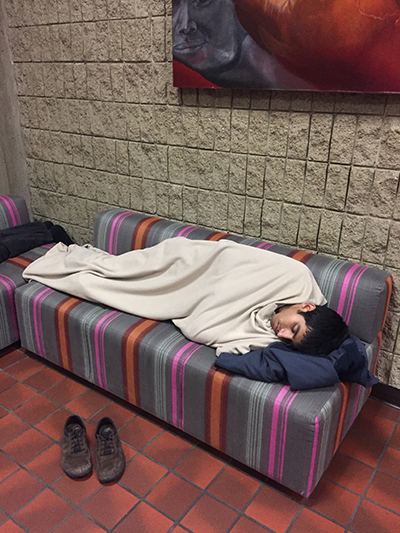
#> input picture content-images/1-content.jpg, 400 x 533 px
$ python -i water.py   (imports and definitions only)   (older library calls are emulated)
#> lines starting #> are read from the running program, lines starting #| are printed output that depends on the picture
#> further down, picture is the input picture: shape (533, 400, 3); mean B, G, R 89.8, 94.6, 118.9
import cv2
import numpy as np


def get_countoures(img):
    x = cv2.Sobel(img, cv2.CV_16S, 1, 0)
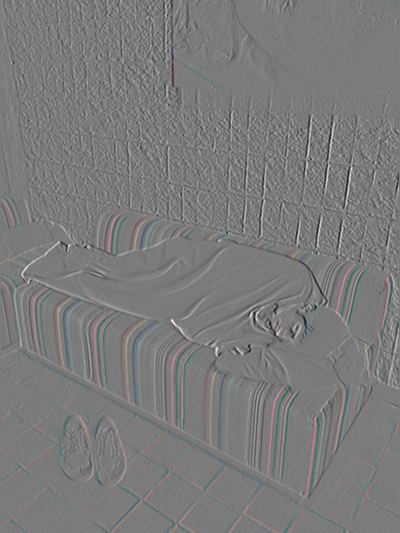
#> x: shape (533, 400, 3) int16; mean B, G, R 0, 0.2, 0.3; drawn with min black and max white
    y = cv2.Sobel(img, cv2.CV_16S, 0, 1)
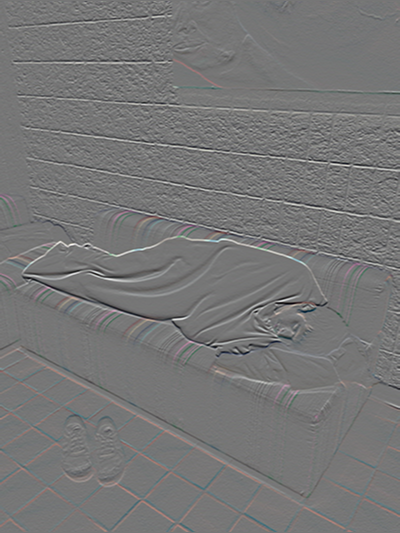
#> y: shape (533, 400, 3) int16; mean B, G, R 0, 0, 0.3; drawn with min black and max white

    absx = cv2.convertScaleAbs(x)  # 转回uint8
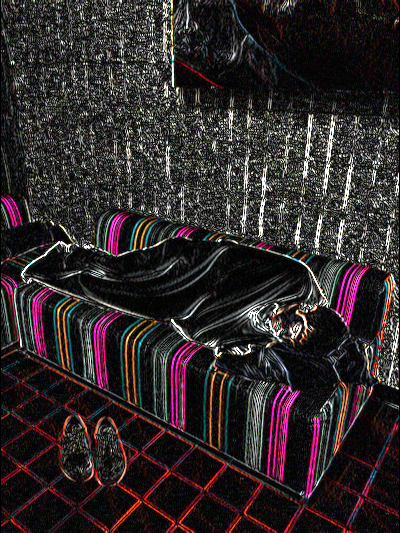
#> absx: shape (533, 400, 3); mean B, G, R 42.1, 40.8, 48.7
    absy = cv2.convertScaleAbs(y)
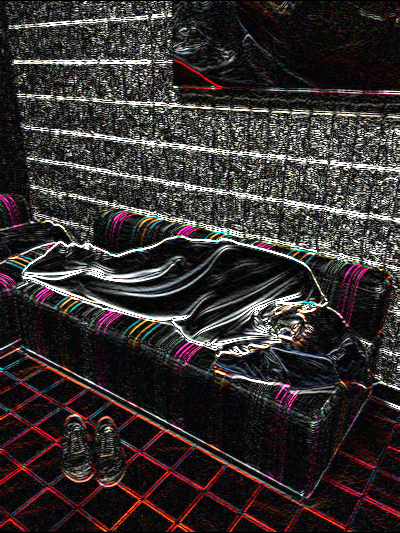
#> absy: shape (533, 400, 3); mean B, G, R 48, 48.3, 54

    dst = cv2.addWeighted(absx, 1, absy, 1, 0)
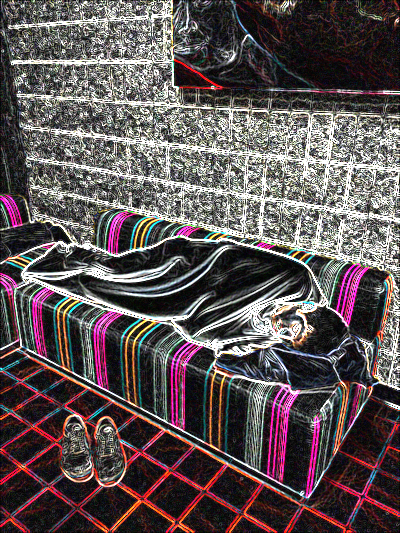
#> dst: shape (533, 400, 3); mean B, G, R 85.1, 83.7, 94.6

    return dst

>>> import cv2
>>> picture = cv2.imread('../content-images/1-content.jpg')
>>> result = get_countoures(picture)
